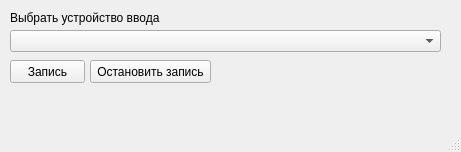
<?xml version="1.0" encoding="UTF-8"?>
<ui version="4.0">
 <class>MainWindow</class>
 <widget class="QMainWindow" name="MainWindow">
  <property name="geometry">
   <rect>
    <x>0</x>
    <y>0</y>
    <width>461</width>
    <height>152</height>
   </rect>
  </property>
  <property name="windowTitle">
   <string>Recording audio</string>
  </property>
  <widget class="QWidget" name="centralwidget">
   <widget class="QLabel" name="label">
    <property name="geometry">
     <rect>
      <x>10</x>
      <y>10</y>
      <width>181</width>
      <height>16</height>
     </rect>
    </property>
    <property name="text">
     <string>Выбрать устройство ввода</string>
    </property>
   </widget>
   <widget class="QPushButton" name="pushButton">
    <property name="geometry">
     <rect>
      <x>10</x>
      <y>60</y>
      <width>75</width>
      <height>23</height>
     </rect>
    </property>
    <property name="text">
     <string>Запись</string>
    </property>
   </widget>
   <widget class="QPushButton" name="pushButton_2">
    <property name="geometry">
     <rect>
      <x>90</x>
      <y>60</y>
      <width>121</width>
      <height>23</height>
     </rect>
    </property>
    <property name="text">
     <string>Остановить запись</string>
    </property>
   </widget>
   <widget class="QComboBox" name="comboBox">
    <property name="geometry">
     <rect>
      <x>10</x>
      <y>30</y>
      <width>431</width>
      <height>22</height>
     </rect>
    </property>
   </widget>
  </widget>
  <widget class="QMenuBar" name="menubar">
   <property name="geometry">
    <rect>
     <x>0</x>
     <y>0</y>
     <width>461</width>
     <height>21</height>
    </rect>
   </property>
  </widget>
  <widget class="QStatusBar" name="statusbar"/>
 </widget>
 <resources/>
 <connections/>
</ui>
